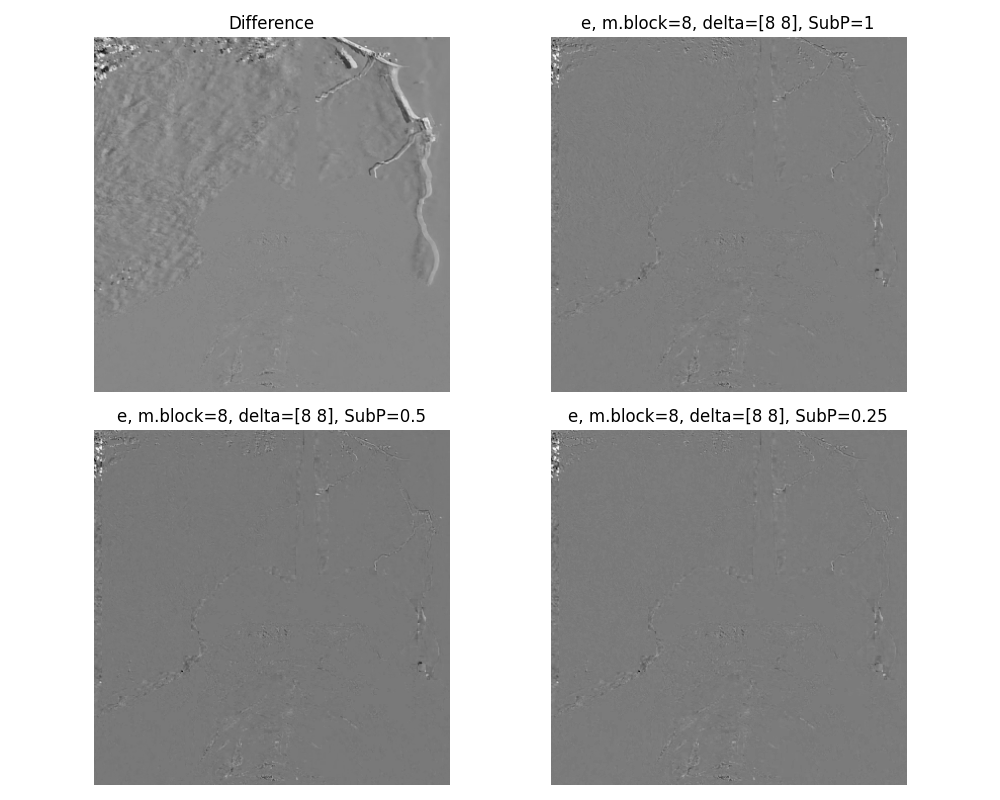

Write Python code to recreate this figure.
import os
import sys
import numpy as np
import matplotlib.pyplot as plt
from skimage.io import imread
from libDIPUM.motion import motion
from libDIPUM.data_path import dip_data

# Parameters
MacroBlock = [16, 8, 8, 8]
Delta = np.array([[16, 16],
                  [8, 8],
                  [8, 8],
                  [8, 8]], dtype=int)
SubPixel = [1, 1, 0.5, 0.25]


def _invert_if_needed(img):
    # Match MATLAB visual polarity for these NASA TIFF frames.
    if np.issubdtype(img.dtype, np.integer):
        return np.iinfo(img.dtype).max - img
    return 1.0 - img


# Data
j = imread(dip_data('nasa67.tif'))
if j.ndim == 3:
    j = j[:, :, 0]
j = j[0:352, 118:470]
j = _invert_if_needed(j)

i = imread(dip_data('nasa79.tif'))
if i.ndim == 3:
    i = i[:, :, 0]
i = i[0:352, 118:470]
i = _invert_if_needed(i)

# Motion computation
# [e, a, dx, dy] = motion(i, j, MacroBlock(1), Delta(1, :), SubPixel(1));
e1, a1, dx1, dy1 = motion(i, j, MacroBlock[1], Delta[1, :], SubPixel[1])
e2, a2, dx2, dy2 = motion(i, j, MacroBlock[2], Delta[2, :], SubPixel[2])
e3, a3, dx3, dy3 = motion(i, j, MacroBlock[3], Delta[3, :], SubPixel[3])

# Difference (mat2gray(double(i)-double(j)))
d = i.astype(float) - j.astype(float)
dmin, dmax = np.min(d), np.max(d)
if dmax > dmin:
    dshow = (d - dmin) / (dmax - dmin)
else:
    dshow = np.zeros_like(d)

# Display
plt.figure(figsize=(10, 8))

plt.subplot(2, 2, 1)
plt.imshow(dshow, cmap='gray', vmin=0, vmax=1)
plt.title('Difference')
plt.axis('off')

plt.subplot(2, 2, 2)
plt.imshow(e1, cmap='gray')  # MATLAB imshow(e1,[])
plt.title(f'e, m.block={MacroBlock[1]}, delta=[{Delta[1,0]} {Delta[1,1]}], SubP={SubPixel[1]}')
plt.axis('off')

plt.subplot(2, 2, 3)
plt.imshow(e2, cmap='gray')
plt.title(f'e, m.block={MacroBlock[2]}, delta=[{Delta[2,0]} {Delta[2,1]}], SubP={SubPixel[2]}')
plt.axis('off')

plt.subplot(2, 2, 4)
plt.imshow(e3, cmap='gray')
plt.title(f'e, m.block={MacroBlock[3]}, delta=[{Delta[3,0]} {Delta[3,1]}], SubP={SubPixel[3]}')
plt.axis('off')

plt.tight_layout()
plt.savefig('Figure835.png')
print('Saved Figure835.png')
plt.show()
